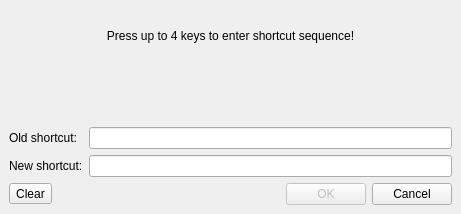
<ui version="4.0" >
 <class>ShortcutCaptureDialogBase</class>
 <widget class="QDialog" name="ShortcutCaptureDialogBase" >
  <property name="geometry" >
   <rect>
    <x>0</x>
    <y>0</y>
    <width>461</width>
    <height>214</height>
   </rect>
  </property>
  <property name="windowTitle" >
   <string>Enter shortcut sequence</string>
  </property>
  <property name="modal" >
   <bool>true</bool>
  </property>
  <layout class="QGridLayout" >
   <property name="margin" >
    <number>9</number>
   </property>
   <property name="spacing" >
    <number>6</number>
   </property>
   <item row="0" column="0" colspan="2" >
    <widget class="QLabel" name="descrLabel" >
     <property name="text" >
      <string>Press up to 4 keys to enter shortcut sequence!</string>
     </property>
     <property name="alignment" >
      <set>Qt::AlignCenter</set>
     </property>
    </widget>
   </item>
   <item row="1" column="0" colspan="2" >
    <widget class="QLabel" name="messageLabel" >
     <property name="text" >
      <string/>
     </property>
    </widget>
   </item>
   <item row="2" column="0" >
    <widget class="QLabel" name="oshrtTextLabel" >
     <property name="text" >
      <string>Old shortcut:</string>
     </property>
    </widget>
   </item>
   <item row="2" column="1" >
    <widget class="QLineEdit" name="oshrtLabel" >
     <property name="readOnly" >
      <bool>true</bool>
     </property>
    </widget>
   </item>
   <item row="3" column="0" >
    <widget class="QLabel" name="nshrtTextLabel" >
     <property name="text" >
      <string>New shortcut:</string>
     </property>
    </widget>
   </item>
   <item row="3" column="1" >
    <widget class="QLineEdit" name="nshrtLabel" >
     <property name="readOnly" >
      <bool>true</bool>
     </property>
    </widget>
   </item>
   <item row="4" column="0" colspan="2" >
    <layout class="QHBoxLayout" >
     <property name="margin" >
      <number>0</number>
     </property>
     <property name="spacing" >
      <number>6</number>
     </property>
     <item>
      <widget class="QToolButton" name="clearButton" >
       <property name="text" >
        <string>Clear</string>
       </property>
      </widget>
     </item>
     <item>
      <spacer>
       <property name="orientation" >
        <enum>Qt::Horizontal</enum>
       </property>
       <property name="sizeHint" >
        <size>
         <width>40</width>
         <height>20</height>
        </size>
       </property>
      </spacer>
     </item>
     <item>
      <widget class="QPushButton" name="okButton" >
       <property name="enabled" >
        <bool>false</bool>
       </property>
       <property name="text" >
        <string>OK</string>
       </property>
       <property name="shortcut" >
        <string/>
       </property>
      </widget>
     </item>
     <item>
      <widget class="QPushButton" name="cancelButton" >
       <property name="text" >
        <string>Cancel</string>
       </property>
       <property name="shortcut" >
        <string/>
       </property>
      </widget>
     </item>
    </layout>
   </item>
  </layout>
 </widget>
 <layoutdefault spacing="6" margin="11" />
 <pixmapfunction>qPixmapFromMimeSource</pixmapfunction>
 <resources/>
 <connections>
  <connection>
   <sender>okButton</sender>
   <signal>clicked()</signal>
   <receiver>ShortcutCaptureDialogBase</receiver>
   <slot>accept()</slot>
   <hints>
    <hint type="sourcelabel" >
     <x>337</x>
     <y>189</y>
    </hint>
    <hint type="destinationlabel" >
     <x>242</x>
     <y>194</y>
    </hint>
   </hints>
  </connection>
  <connection>
   <sender>cancelButton</sender>
   <signal>clicked()</signal>
   <receiver>ShortcutCaptureDialogBase</receiver>
   <slot>reject()</slot>
   <hints>
    <hint type="sourcelabel" >
     <x>425</x>
     <y>194</y>
    </hint>
    <hint type="destinationlabel" >
     <x>350</x>
     <y>153</y>
    </hint>
   </hints>
  </connection>
 </connections>
</ui>
